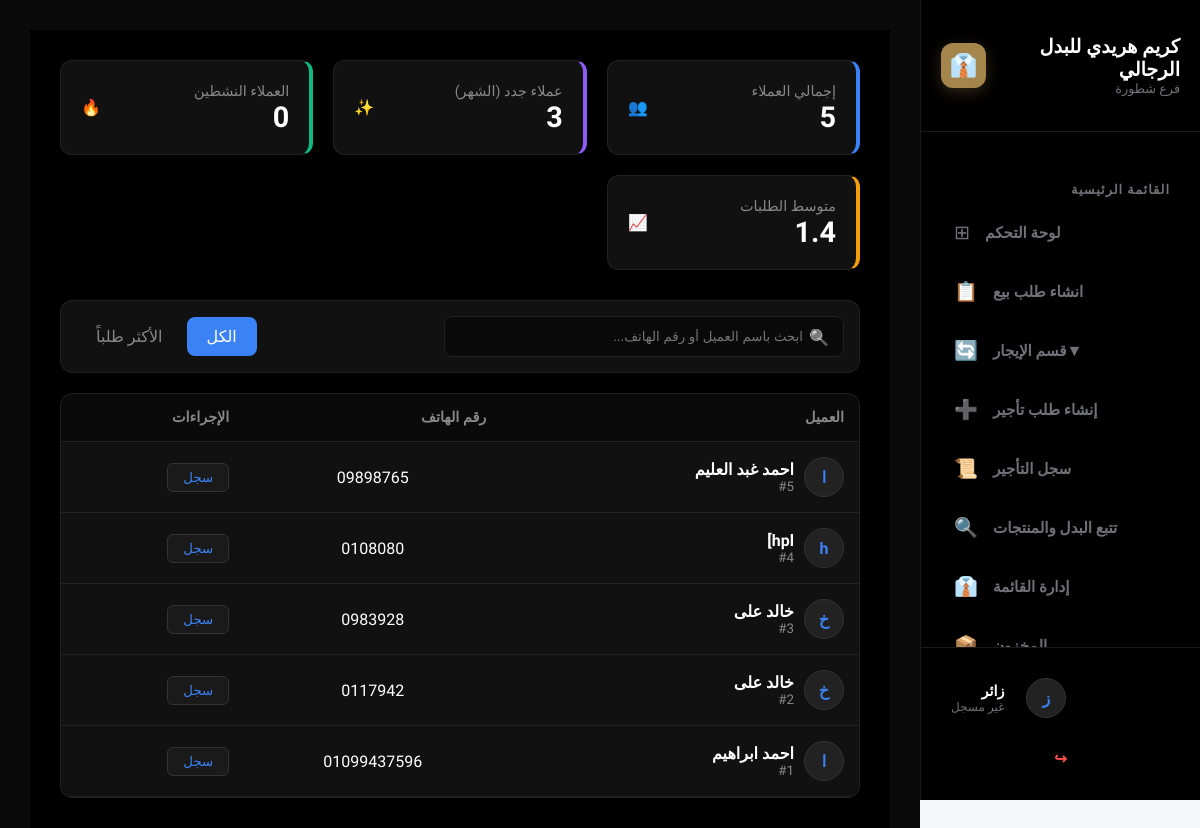
Page /pos/customer-management/ on the earlier database version.
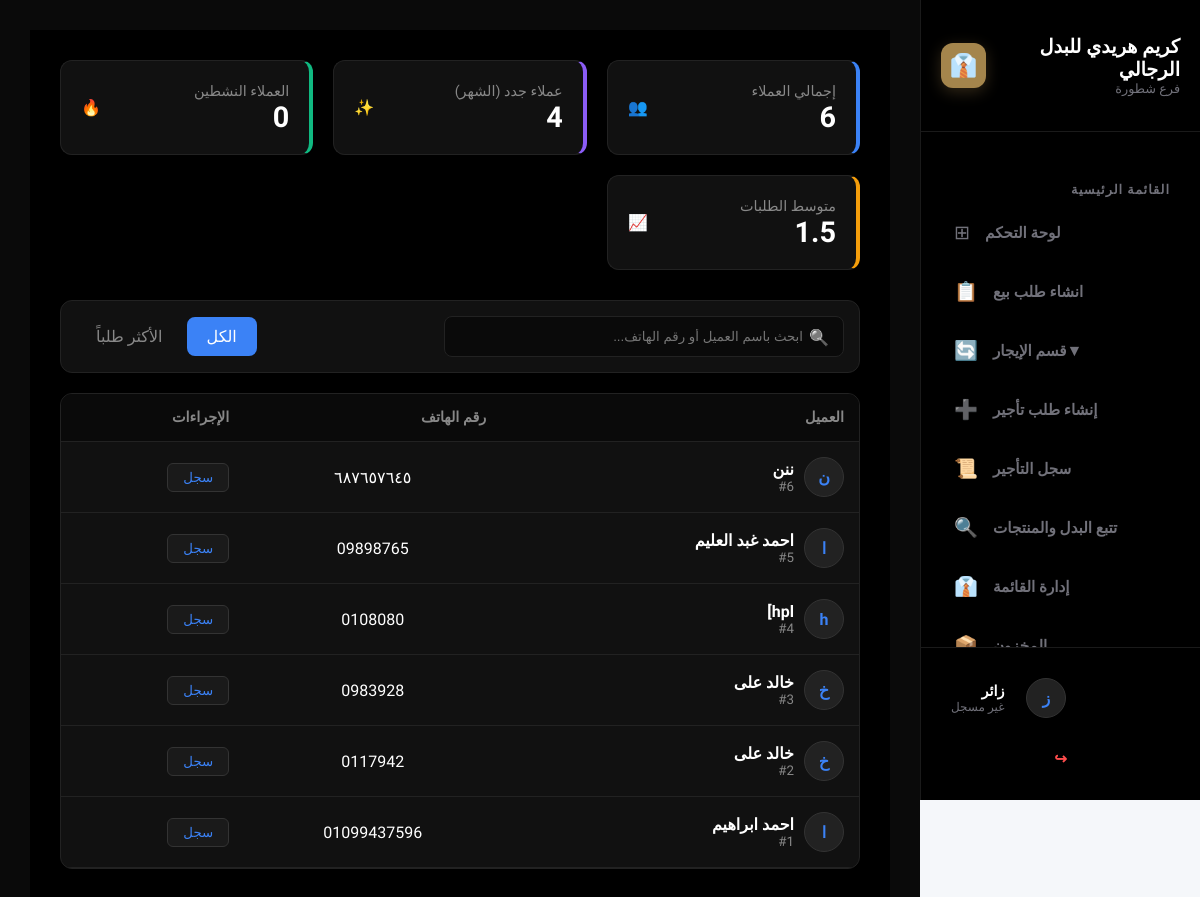
Same page on the later database version.
### pos/models.py (models this page shows, shortened)
class Customer(models.Model):
    name = models.CharField(max_length=400, verbose_name="اسم العميل")
    mobil = models.CharField(max_length=15)
    address = models.CharField(max_length=1000, verbose_name="عنوان العميل")
    number_of_orders = models.PositiveIntegerField(default=0)

### pos/views.py (the view)
# urls.py: path('customer-management/', views.customer_management, name='customer_management'),
def customer_management(request):
    search_query = request.GET.get('search', '')
    filter_tab = request.GET.get('tab', 'all')
    page_number = request.GET.get('page', 1)
    customers_list = Customer.objects.all().order_by('-id')
    if search_query:
        customers_list = customers_list.filter(
            Q(name__icontains=search_query) | Q(mobil__icontains=search_query)
        )
    if filter_tab == 'frequent':
        customers_list = customers_list.order_by('-number_of_orders')
    elif filter_tab == 'new':
        customers_list = customers_list.order_by('-id')[:50]
    total_customers = Customer.objects.count()
    new_customers_this_month = Customer.objects.filter(number_of_orders__lte=1).count()
    active_customers = Customer.objects.filter(number_of_orders__gt=5).count()
    avg_orders = Customer.objects.aggregate(Avg('number_of_orders'))['number_of_orders__avg'] or 0
    paginator = Paginator(customers_list, 10)
    page_obj = paginator.get_page(page_number)
    context = {
        'customers': page_obj,
        'total_customers': total_customers,
        'new_customers_count': new_customers_this_month,
        'active_customers': active_customers,
        'avg_orders': round(avg_orders, 1),
        'search_query': search_query,
        'current_tab': filter_tab,
    }
    return render(request, 'pos/customer_management.html', context)

### accounts/context_processors.py (called while the page is built)
def notifications_processor(request):
    if request.user.is_authenticated:
        notifications = Notification.objects.filter(user=request.user, is_deleted=False).order_by('-created_at')[:10]
    else:
        notifications = []
    return {'notifications': notifications}

### templates/pos/customer_management.html (shortened to what this page needs)
{% extends 'base.html' %}
{% load static %}
{% block extra_css %}
<link rel="stylesheet" href="{% static 'css/customers.css' %}">
{% endblock %}
{% block content %}
<div class="admin-container">
    <section class="stats-grid">
        <div class="stat-card card-blue">
            <div class="stat-info">
                <span class="stat-label">إجمالي العملاء</span>
                <strong class="stat-value">{{ total_customers }}</strong>
            </div>
            <div class="stat-icon">👥</div>
        </div>
        <div class="stat-card card-purple">
            <div class="stat-info">
                <span class="stat-label">عملاء جدد (الشهر)</span>
                <strong class="stat-value">{{ new_customers_count }}</strong>
            </div>
            <div class="stat-icon">✨</div>
        </div>
        <div class="stat-card card-green">
            <div class="stat-info">
                <span class="stat-label">العملاء النشطين</span>
                <strong class="stat-value">{{ active_customers }}</strong>
            </div>
            <div class="stat-icon">🔥</div>
        </div>
        <div class="stat-card card-orange">
            <div class="stat-info">
                <span class="stat-label">متوسط الطلبات</span>
                <strong class="stat-value">{{ avg_orders }}</strong>
            </div>
            <div class="stat-icon">📈</div>
        </div>
    </section>
    <section class="filter-section">
        <form method="GET" class="search-wrapper">
            <div class="search-input-container">
                <input type="text" name="search" placeholder="ابحث باسم العميل أو رقم الهاتف..." value="{{ search_query }}">
                <span class="search-i">🔍</span>
            </div>
        </form>
        <div class="filter-tabs">
            <a href="?tab=all" class="tab-btn {% if current_tab == 'all' %}active{% endif %}">الكل</a>
            <a href="?tab=frequent" class="tab-btn {% if current_tab == 'frequent' %}active{% endif %}">الأكثر طلباً</a>
        </div>
    </section>
    <div class="table-wrapper">
        <table class="data-table">
            <thead>
                <tr>
                    <th>العميل</th>
                    <th>رقم الهاتف</th>
                    <th>الإجراءات</th>
                </tr>
            </thead>
            <tbody>
                {% for customer in customers %}
                <tr>
                    <td>
                        <div class="user-info-cell">
                            <div class="user-avatar">{{ customer.name|slice:":1" }}</div>
                            <div class="user-details">
                                <strong>{{ customer.name }}</strong>
                                <small>#{{ customer.id }}</small>
                            </div>
                        </div>
                    </td>
                    <td class="text-center">{{ customer.mobil }}</td>
                    <td>
                        <div class="actions-btns">
                            <button class="btn-details" onclick="window.location.href='{% url 'customer_history' customer.id %}'">سجل</button>
                        </div>
                    </td>
                </tr>
                {% endfor %}
            </tbody>
        </table>
    </div>
</div>
{% endblock %}

Differences in the rows shown:
added Customer: name "ن", name "ننن", id "6", mobil "٦٨٧٦٥٧٦٤٥"
Other differences:
{{ total_customers }}: "5" → "6"
{{ new_customers_count }}: "3" → "4"
{{ avg_orders }}: "1.4" → "1.5"
